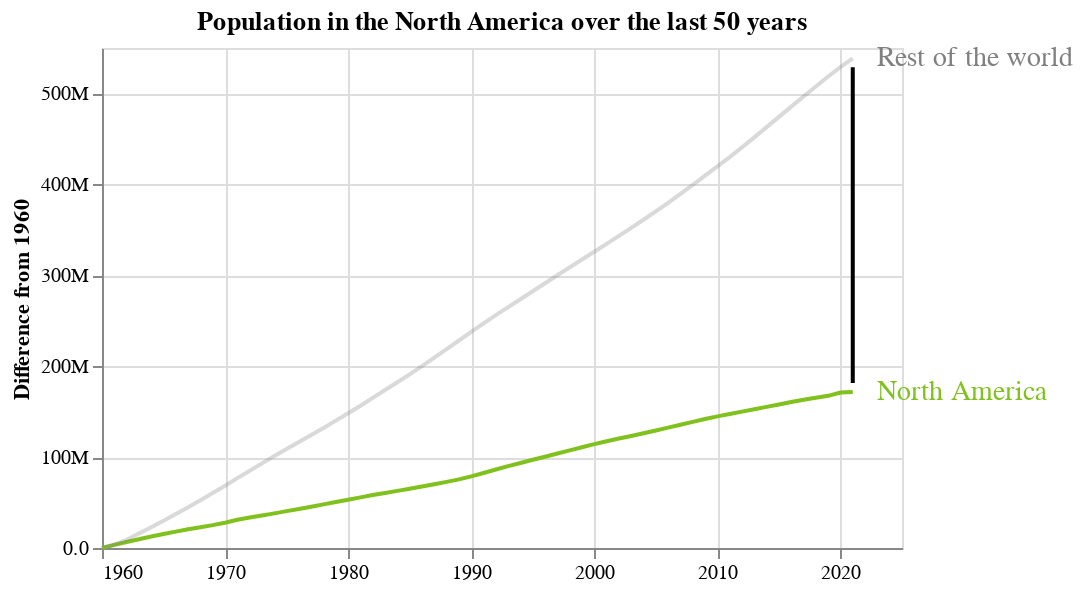

The notebook cell saved with this chart:
### Code cell
chart + text + line

### Figure 1 — Vega-Lite specification as saved in the notebook (floating-point values rounded to 4 significant figures)
{"config": {"view": {"continuousWidth": 400, "continuousHeight": 300}}, "layer": [{"data": {"name": "data-7a03d7292bd5030d05e914ae7452572d"}, "mark": "line", "encoding": {"color": {"field": "Continent", "legend": null, "scale": {"range": ["#80C11E", "grey"]}, "type": "nominal"}, "opacity": {"condition": {"value": 1, "test": "(datum['Continent'] === 'North America')"}, "value": 0.3}, "x": {"axis": {"format": ".0f", "tickMinStep": 10}, "field": "Year", "title": null, "type": "quantitative"}, "y": {"axis": {"format": ".2s"}, "field": "Diff", "title": "Difference from 1960", "type": "quantitative"}}, "height": 250, "title": "Population in the North America over the last 50 years", "width": 400}, {"data": {"name": "data-97f4accba5d20d28380b08ba78aab879"}, "mark": {"type": "text", "align": "left", "fontSize": 14}, "encoding": {"color": {"condition": {"value": "#80C11E", "test": "(datum.text === 'North America')"}, "value": "grey"}, "text": {"field": "text", "type": "nominal"}, "x": {"field": "x", "type": "quantitative"}, "y": {"field": "y", "type": "quantitative"}}}, {"data": {"name": "data-d9573826798f0e8ec738022c21c4cbf7"}, "mark": {"type": "line", "color": "black"}, "encoding": {"x": {"field": "x", "type": "quantitative"}, "y": {"field": "y", "type": "quantitative"}}}], "$schema": "https://vega.github.io/schema/vega-lite/v4.17.0.json", "datasets": {"data-7a03d7292bd5030d05e914ae7452572d": [{"Year": 1960, "Continent": "North America", "Population": 198600000.0, "Diff": 0.0}, {"Year": 1961, "Continent": "North America", "Population": 202000000.0, "Diff": 3383000.0}, {"Year": 1962, "Continent": "North America", "Population": 205200000.0, "Diff": 6574000.0}, {"Year": 1963, "Continent": "North America", "Population": 208300000.0, "Diff": 9629000.0}, {"Year": 1964, "Continent": "North America", "Population": 211300000.0, "Diff": 12640000.0}, {"Year": 1965, "Continent": "North America", "Population": 214000000.0, "Diff": 15410000.0}, {"Year": 1966, "Continent": "North America", "Population": 216700000.0, "Diff": 18030000.0}, {"Year": 1967, "Continent": "North America", "Population": 219200000.0, "Diff": 20550000.0}, {"Year": 1968, "Continent": "North America", "Population": 221500000.0, "Diff": 22880000.0}, {"Year": 1969, "Continent": "North America", "Population": 223800000.0, "Diff": 25130000.0}, {"Year": 1970, "Continent": "North America", "Population": 226400000.0, "Diff": 27810000.0}, {"Year": 1971, "Continent": "North America", "Population": 229700000.0, "Diff": 31050000.0}, {"Year": 1972, "Continent": "North America", "Population": 232200000.0, "Diff": 33540000.0}, {"Year": 1973, "Continent": "North America", "Population": 234500000.0, "Diff": 35830000.0}, {"Year": 1974, "Continent": "North America", "Population": 236700000.0, "Diff": 38090000.0}, {"Year": 1975, "Continent": "North America", "Population": 239200000.0, "Diff": 40540000.0}, {"Year": 1976, "Continent": "North America", "Population": 241500000.0, "Diff": 42910000.0}, {"Year": 1977, "Continent": "North America", "Population": 244000000.0, "Diff": 45390000.0}, {"Year": 1978, "Continent": "North America", "Population": 246600000.0, "Diff": 47980000.0}, {"Year": 1979, "Continent": "North America", "Population": 249300000.0, "Diff": 50690000.0}, {"Year": 1980, "Continent": "North America", "Population": 251800000.0, "Diff": 53170000.0}, {"Year": 1981, "Continent": "North America", "Population": 254300000.0, "Diff": 55720000.0}, {"Year": 1982, "Continent": "North America", "Population": 256800000.0, "Diff": 58210000.0}, {"Year": 1983, "Continent": "North America", "Population": 259200000.0, "Diff": 60590000.0}, {"Year": 1984, "Continent": "North America", "Population": 261500000.0, "Diff": 62860000.0}, {"Year": 1985, "Continent": "North America", "Population": 263800000.0, "Diff": 65200000.0}, {"Year": 1986, "Continent": "North America", "Population": 266300000.0, "Diff": 67670000.0}, {"Year": 1987, "Continent": "North America", "Population": 268800000.0, "Diff": 70170000.0}, {"Year": 1988, "Continent": "North America", "Population": 271300000.0, "Diff": 72720000.0}, {"Year": 1989, "Continent": "North America", "Population": 274200000.0, "Diff": 75530000.0}, {"Year": 1990, "Continent": "North America", "Population": 277400000.0, "Diff": 78750000.0}, {"Year": 1991, "Continent": "North America", "Population": 281100000.0, "Diff": 82450000.0}, {"Year": 1992, "Continent": "North America", "Population": 284900000.0, "Diff": 86320000.0}, {"Year": 1993, "Continent": "North America", "Population": 288700000.0, "Diff": 90040000.0}, {"Year": 1994, "Continent": "North America", "Population": 292200000.0, "Diff": 93560000.0}, {"Year": 1995, "Continent": "North America", "Population": 295600000.0, "Diff": 97020000.0}, {"Year": 1996, "Continent": "North America", "Population": 299100000.0, "Diff": 100400000.0}, {"Year": 1997, "Continent": "North America", "Population": 302600000.0, "Diff": 104000000.0}, {"Year": 1998, "Continent": "North America", "Population": 306100000.0, "Diff": 107400000.0}, {"Year": 1999, "Continent": "North America", "Population": 309500000.0, "Diff": 110900000.0}, {"Year": 2000, "Continent": "North America", "Population": 312900000.0, "Diff": 114300000.0}, {"Year": 2001, "Continent": "North America", "Population": 316100000.0, "Diff": 117400000.0}, {"Year": 2002, "Continent": "North America", "Population": 319000000.0, "Diff": 120400000.0}, {"Year": 2003, "Continent": "North America", "Population": 321800000.0, "Diff": 123200000.0}, {"Year": 2004, "Continent": "North America", "Population": 324800000.0, "Diff": 126200000.0}, {"Year": 2005, "Continent": "North America", "Population": 327800000.0, "Diff": 129200000.0}, {"Year": 2006, "Continent": "North America", "Population": 331000000.0, "Diff": 132400000.0}, {"Year": 2007, "Continent": "North America", "Population": 334200000.0, "Diff": 135600000.0}, {"Year": 2008, "Continent": "North America", "Population": 337400000.0, "Diff": 138800000.0}, {"Year": 2009, "Continent": "North America", "Population": 340500000.0, "Diff": 141800000.0}, {"Year": 2010, "Continent": "North America", "Population": 343400000.0, "Diff": 144800000.0}, {"Year": 2011, "Continent": "North America", "Population": 346000000.0, "Diff": 147400000.0}, {"Year": 2012, "Continent": "North America", "Population": 348700000.0, "Diff": 150000000.0}, {"Year": 2013, "Continent": "North America", "Population": 351200000.0, "Diff": 152600000.0}, {"Year": 2014, "Continent": "North America", "Population": 353900000.0, "Diff": 155300000.0}, {"Year": 2015, "Continent": "North America", "Population": 356500000.0, "Diff": 157900000.0}, {"Year": 2016, "Continent": "North America", "Population": 359200000.0, "Diff": 160600000.0}, {"Year": 2017, "Continent": "North America", "Population": 361700000.0, "Diff": 163100000.0}, {"Year": 2018, "Continent": "North America", "Population": 364000000.0, "Diff": 165300000.0}, {"Year": 2019, "Continent": "North America", "Population": 366000000.0, "Diff": 167400000.0}, {"Year": 2020, "Continent": "North America", "Population": 369600000.0, "Diff": 171000000.0}, {"Year": 2021, "Continent": "North America", "Population": 370200000.0, "Diff": 171600000.0}, {"Year": 1960, "Continent": "World", "Population": 311300000.0, "Diff": 0.0}, {"Year": 1961, "Continent": "World", "Population": 315000000.0, "Diff": 3690000.0}, {"Year": 1962, "Continent": "World", "Population": 320400000.0, "Diff": 9075000.0}, {"Year": 1963, "Continent": "World", "Population": 327300000.0, "Diff": 15980000.0}, {"Year": 1964, "Continent": "World", "Population": 334200000.0, "Diff": 22920000.0}, {"Year": 1965, "Continent": "World", "Population": 341300000.0, "Diff": 30020000.0}, {"Year": 1966, "Continent": "World", "Population": 348800000.0, "Diff": 37470000.0}, {"Year": 1967, "Continent": "World", "Population": 356200000.0, "Diff": 44880000.0}, {"Year": 1968, "Continent": "World", "Population": 363800000.0, "Diff": 52510000.0}, {"Year": 1969, "Continent": "World", "Population": 371800000.0, "Diff": 60440000.0}, {"Year": 1970, "Continent": "World", "Population": 379800000.0, "Diff": 68490000.0}, {"Year": 1971, "Continent": "World", "Population": 388100000.0, "Diff": 76830000.0}, {"Year": 1972, "Continent": "World", "Population": 396300000.0, "Diff": 84970000.0}, {"Year": 1973, "Continent": "World", "Population": 404400000.0, "Diff": 93090000.0}, {"Year": 1974, "Continent": "World", "Population": 412500000.0, "Diff": 101100000.0}, {"Year": 1975, "Continent": "World", "Population": 420300000.0, "Diff": 109000000.0}, {"Year": 1976, "Continent": "World", "Population": 428000000.0, "Diff": 116700000.0}, {"Year": 1977, "Continent": "World", "Population": 435700000.0, "Diff": 124300000.0}, {"Year": 1978, "Continent": "World", "Population": 443400000.0, "Diff": 132100000.0}, {"Year": 1979, "Continent": "World", "Population": 451400000.0, "Diff": 140100000.0}, {"Year": 1980, "Continent": "World", "Population": 459500000.0, "Diff": 148200000.0}, {"Year": 1981, "Continent": "World", "Population": 467800000.0, "Diff": 156400000.0}, {"Year": 1982, "Continent": "World", "Population": 476500000.0, "Diff": 165200000.0}, {"Year": 1983, "Continent": "World", "Population": 485100000.0, "Diff": 173800000.0}, {"Year": 1984, "Continent": "World", "Population": 493600000.0, "Diff": 182300000.0}, {"Year": 1985, "Continent": "World", "Population": 502300000.0, "Diff": 191000000.0}, {"Year": 1986, "Continent": "World", "Population": 511400000.0, "Diff": 200100000.0}, {"Year": 1987, "Continent": "World", "Population": 520800000.0, "Diff": 209400000.0}, {"Year": 1988, "Continent": "World", "Population": 530200000.0, "Diff": 218900000.0}, {"Year": 1989, "Continent": "World", "Population": 539600000.0, "Diff": 228300000.0}, {"Year": 1990, "Continent": "World", "Population": 549100000.0, "Diff": 237800000.0}, {"Year": 1991, "Continent": "World", "Population": 558400000.0, "Diff": 247100000.0}, {"Year": 1992, "Continent": "World", "Population": 567400000.0, "Diff": 256100000.0}, {"Year": 1993, "Continent": "World", "Population": 576300000.0, "Diff": 264900000.0}, {"Year": 1994, "Continent": "World", "Population": 585000000.0, "Diff": 273600000.0}, {"Year": 1995, "Continent": "World", "Population": 593700000.0, "Diff": 282400000.0}, {"Year": 1996, "Continent": "World", "Population": 602500000.0, "Diff": 291200000.0}, {"Year": 1997, "Continent": "World", "Population": 611300000.0, "Diff": 300000000.0}, {"Year": 1998, "Continent": "World", "Population": 620000000.0, "Diff": 308700000.0}, {"Year": 1999, "Continent": "World", "Population": 628600000.0, "Diff": 317300000.0}, {"Year": 2000, "Continent": "World", "Population": 637200000.0, "Diff": 325900000.0}, {"Year": 2001, "Continent": "World", "Population": 645900000.0, "Diff": 334600000.0}, {"Year": 2002, "Continent": "World", "Population": 654600000.0, "Diff": 343300000.0}, {"Year": 2003, "Continent": "World", "Population": 663400000.0, "Diff": 352100000.0}, {"Year": 2004, "Continent": "World", "Population": 672400000.0, "Diff": 361100000.0}, {"Year": 2005, "Continent": "World", "Population": 681600000.0, "Diff": 370300000.0}, {"Year": 2006, "Continent": "World", "Population": 691100000.0, "Diff": 379700000.0}, {"Year": 2007, "Continent": "World", "Population": 700800000.0, "Diff": 389500000.0}, {"Year": 2008, "Continent": "World", "Population": 710800000.0, "Diff": 399500000.0}, {"Year": 2009, "Continent": "World", "Population": 720900000.0, "Diff": 409600000.0}, {"Year": 2010, "Continent": "World", "Population": 731000000.0, "Diff": 419700000.0}, {"Year": 2011, "Continent": "World", "Population": 741200000.0, "Diff": 429900000.0}, {"Year": 2012, "Continent": "World", "Population": 752000000.0, "Diff": 440700000.0}, {"Year": 2013, "Continent": "World", "Population": 763000000.0, "Diff": 451700000.0}, {"Year": 2014, "Continent": "World", "Population": 774200000.0, "Diff": 462900000.0}, {"Year": 2015, "Continent": "World", "Population": 785500000.0, "Diff": 474200000.0}, {"Year": 2016, "Continent": "World", "Population": 796800000.0, "Diff": 485500000.0}, {"Year": 2017, "Continent": "World", "Population": 808000000.0, "Diff": 496700000.0}, {"Year": 2018, "Continent": "World", "Population": 819000000.0, "Diff": 507700000.0}, {"Year": 2019, "Continent": "World", "Population": 829900000.0, "Diff": 518600000.0}, {"Year": 2020, "Continent": "World", "Population": 840300000.0, "Diff": 529000000.0}, {"Year": 2021, "Continent": "World", "Population": 850000000.0, "Diff": 538700000.0}], "data-97f4accba5d20d28380b08ba78aab879": [{"text": "Rest of the world", "x": 2023, "y": 538700000.0}, {"text": "North America", "x": 2023, "y": 171600000.0}], "data-d9573826798f0e8ec738022c21c4cbf7": [{"y": 528700000.0, "x": 2021}, {"y": 181600000.0, "x": 2021}]}}
